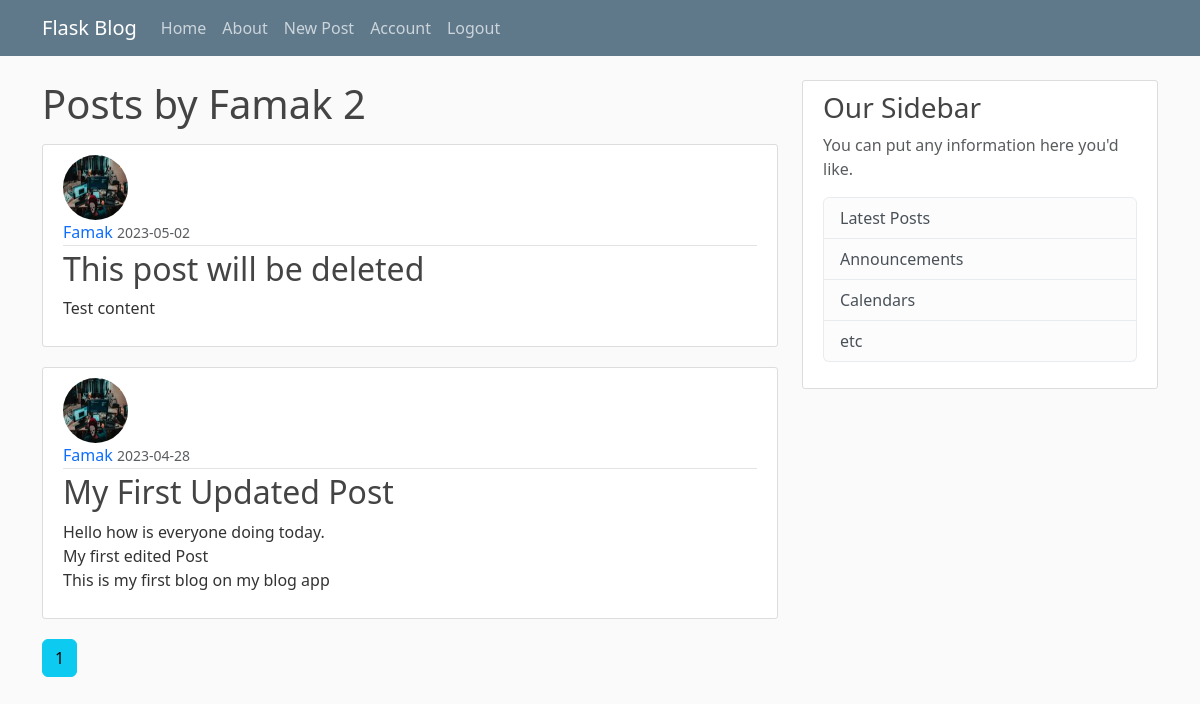
Screenshot of /user/Famak (signed in) with the database file from the repository.
### flask_blog/models.py (models this page shows, shortened)
class User(db.Model, UserMixin): # This is a table called 'User', then we create coloumns within it
    id = db.Column(db.Integer, primary_key=True)
    username = db.Column(db.String(20), unique=True, nullable=False) # Username must not be longer that 20characters, it has to be unique, it cannot be 'null' meaning it must not be empty
    email = db.Column(db.String(120), unique=True, nullable=False) # Email must not be longer that 120characters, it has to be unique, it cannot be 'null' meaning it must not be empty
    image_file = db.Column(db.String(20), nullable=False, default='default.jpg') # This is the user profile picture. It is going to be stored as an harsh, and the harsh will be 20characters long. It must not be empty, Default profile picture that every user starts out with must be default
    password = db.Column(db.String(60), nullable=False) # The password will be stored has an harsh, the harsh will be 60characters long
    post = db.relationship('Post', backref='author', lazy=True) # This is to say the 'post' attribute has a relationship with the 'Post' module. The 'backref' is similar to adding another column to the Post module. What the backref allows us to do is When we have a post we can simply use the "author" attribute to get the user who created the post

class Post(db.Model): # This will hold our post
    id = db.Column(db.Integer, primary_key=True)
    title = db.Column(db.String(100), nullable=False) # Title length will max out at 100characters
    date_posted = db.Column(db.DateTime, nullable=False, default=datetime.utcnow) # data posted will have a 'column type' of datatime, it must not be empty, then the default will be set with the datetime.utcnow function without the brakets'()' because we are not calling it now, its just a argument. 'utc' is the most accurate time to use in a db
    content = db.Column(db.Text, nullable=False) # The type of this column is a txt, it must not be empty
    user_id = db.Column(db.Integer, db.ForeignKey('user.id'), nullable=False)

### flask_blog/route.py (the view)
@app.route("/user/<string:username>")
def user_posts(username):
    page = request.args.get('page', 1, type=int)
    user = User.query.filter_by(username=username).first_or_404() # this is to get all the posts that the username clicked has uploaded on the webpage
    posts = Post.query.filter_by(author=user).order_by(Post.date_posted.desc()).paginate(page=page, per_page=5) # The order_by(Post.date_posted.desc()) is added to make sure that the latest post is found at the top of the blog. back slash is for breaking the line to write in the next line
    return render_template('user_posts.html', posts=posts, user=user)

### flask_blog/models.py (called while the page is built)
@login_manager.user_loader
def load_user(user_id):
    return User.query.get(int(user_id))

### flask_blog/templates/user_posts.html
{% extends "layout.html" %} {% block content %}
<h1 class="mb-3">Posts by {{user.username}} {{posts.total}}</h1>
{% for post in posts.items %}
<article class="media content-section">
    <img class="rounded-circle article-img" src="{{url_for('static', filename='profile_pics/' + post.author.image_file)}}" alt="">
    <div class="media-body">
        <div class="article-metadata">
            <a class="mr-2" href="{{url_for('user_posts', username=post.author.username)}}">{{ post.author.username }}</a>
            <small class="text-muted">{{ post.date_posted.strftime('%Y-%m-%d') }}</small>
        </div>
        <h2><a class="article-title" href="{{ url_for('post', post_id=post.id) }}">{{ post.title }}</a></h2>
        <p class="article-content">{{ post.content }}</p>
    </div>
</article>
{% endfor %} {% for page_num in posts.iter_pages(left_edge=1, right_edge=1, left_current=1, right_current=2) %} {%if page_num%} {%if posts.page == page_num%}
<a href="{{url_for('user_posts', username=user.username, page=page_num)}}" class="btn-info btn  mb-4">{{page_num}}</a> {%else%}
<a href="{{url_for('user_posts', username=user.username, page=page_num)}}" class="btn-outline-info btn  mb-4">{{page_num}}</a> {%endif%} {%else%} ... {%endif%} {%endfor%} {% endblock content %}

### flask_blog/static/main.css (style rules this page uses)
*, *::before, *::after { padding: none; margin: none; box-sizing: border-box; text-decoration: none; list-style: none; }
body { background: #fafafa; color: #333333; margin-top: 5rem; }
h1, h2, h3, h4, h5, h6 { color: #444444; }
.content-section { background: #ffffff; padding: 10px 20px; border: 1px solid #dddddd; border-radius: 3px; margin-bottom: 20px; }
.mr-2 { text-decoration: none; }
.article-title { text-decoration: none; color: #444444; }
.article-content { white-space: pre-line; }
.article-img { height: 65px; width: 65px; margin-right: 16px; }
.article-metadata { padding-bottom: 1px; margin-bottom: 4px; border-bottom: 1px solid #e3e3e3 }

### rows the page displays
User: username "Famak"
Post: image_file (picture), author.username "Famak", date_posted "2023-05-02", title "This post will be deleted", content "Test content"
Post: image_file (picture), author.username "Famak", date_posted "2023-04-28", title "My First Updated Post", content "Hello how is everyone doing today. My first edited Post This is my first blog on my blog app"

### other values shown
{{ posts.total }} "2"
{{ page_num }} "1"
